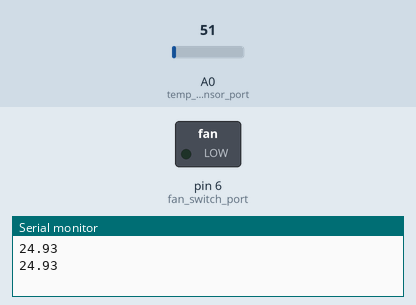
The sketch below on a simulated Arduino Uno, built with avr-gcc and run on an emulated ATmega328P. On the bench: switched loads named in the sketch (green lamp = pin HIGH), the last lines printed to the serial monitor. Inputs (shaded band) come from the test bench; at power-on: A0 (temp_sensor_port) = 51.

Above: at 5.8 s.
5.9 s: A0 (temp_sensor_port) set to 45
At 11.1 s:
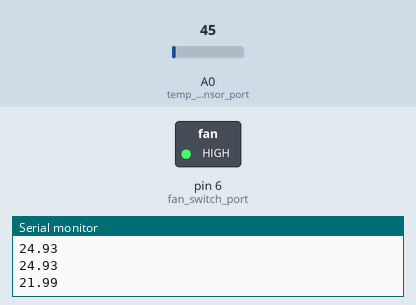
11.9 s: A0 (temp_sensor_port) set to 61
At 16.1 s:
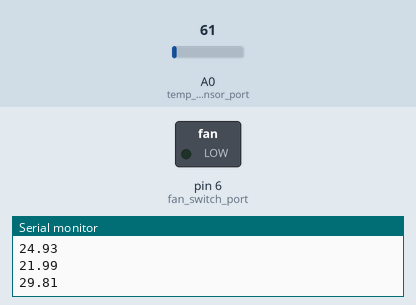
17.9 s: A0 (temp_sensor_port) set to 30
At 21.2 s:
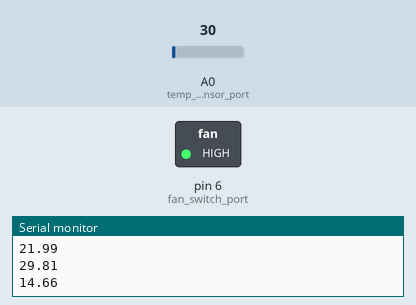
Timing chart, 0 to 22.7 s (numbered marks = the images above; inputs shaded):
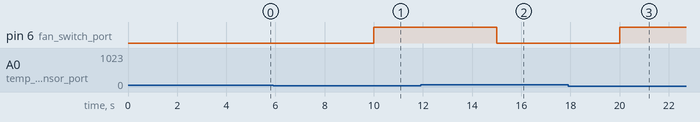

Measured:
- the behaviour switches between 50 and 49 on A0 (temp_sensor_port) (found by bisection; images 0 and 1)
- after the input at 5.9 s, pin 6 (fan_switch_port): LOW → HIGH after 4.1 s
- after the input at 11.9 s, pin 6 (fan_switch_port): HIGH → LOW after 3.1 s
- after the input at 17.9 s, pin 6 (fan_switch_port): LOW → HIGH after 2.1 s

The sketch:

arduino-fan-controller.ino
```cpp
/*
  Arduino-based FAN Manager

  Components: LM35 Temperature sensor
              Arduino UNO
              SRD-05VDC-SL-C switch

  Usage:
  Control a 220V fan using an arduino and a temperature sensor.
  When the temperature goes beyond a given threshold, the Arduino
  automatically starts the fan, and keeps it running until the temperature
  drops to an acceptable value.
*/

bool is_fan_running = false;

const float power_on_threshold = 24; /* Max temperature allowed before fan is triggered */
const float power_off_threshold = 24; /* Temperature to reach to switch off fan while it's running */
const int delay_between_loops_in_ms = 5000; /* Delay (in ms) to wait between temperature read */
const bool debug = true;

// PORTS
const int temp_sensor_port = A0;
const int fan_switch_port = 6;

void setup() {
  Serial.begin(9600);
  pinMode(fan_switch_port, OUTPUT);

  // Setup: power off the fan if the port is HIGH
  powerOffFan();
}

/*
  Main loop:
   - Read temperature
   - if temp > max_threshold and fan is not yet running => trigger the fan
   - if temp < min_threshold and fan is running => stop the fan
   - wait until next loop
 */
void loop() {
  float current_temp = getTemperature();

  if(current_temp >= power_on_threshold && !is_fan_running){
    powerOnFan();
  }
  else if(current_temp <= power_off_threshold && is_fan_running){
    powerOffFan();
  }

  wait();
}

/*
 * Reads and return the LM35 sensor value.
 * Temperature returned is in Celsius
 */
float getTemperature(){
  int returned_value = analogRead(temp_sensor_port);
  float celsius_temp = returned_value * (5.0 / 1023.0 * 100.0);

  if(debug) Serial.println(celsius_temp);

  return celsius_temp;
}

/*
 * Start the fan by triggering  the switch
 */
void powerOnFan(){
  digitalWrite(fan_switch_port, LOW);
  is_fan_running = true;
}

/*
 * Stop the fan by triggering  the switch
 */
void powerOffFan(){
  digitalWrite(fan_switch_port, HIGH);
  is_fan_running = false;
}

void wait(){
  delay(delay_between_loops_in_ms); // wait for the next read
}
```
